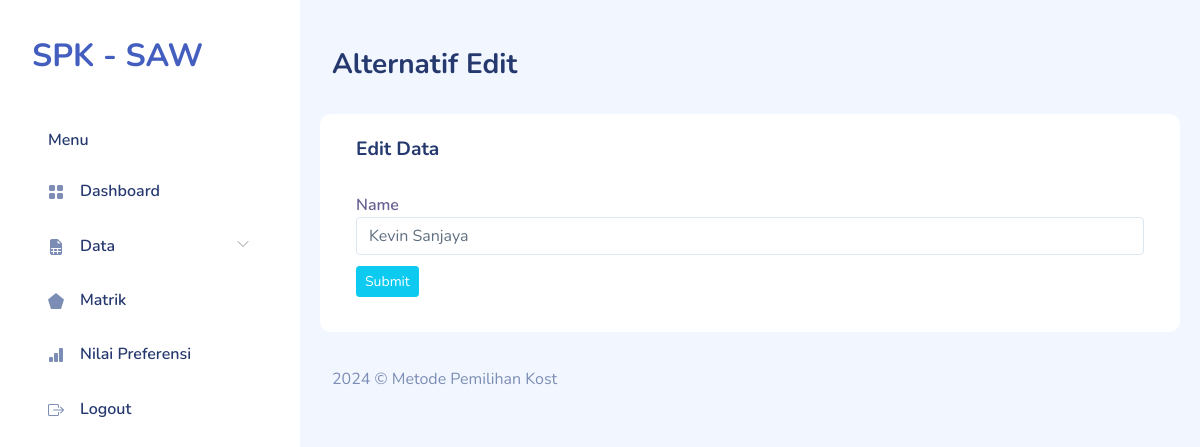
Page /alternatif-edit.php?id=1 (signed in) on the earlier database version.
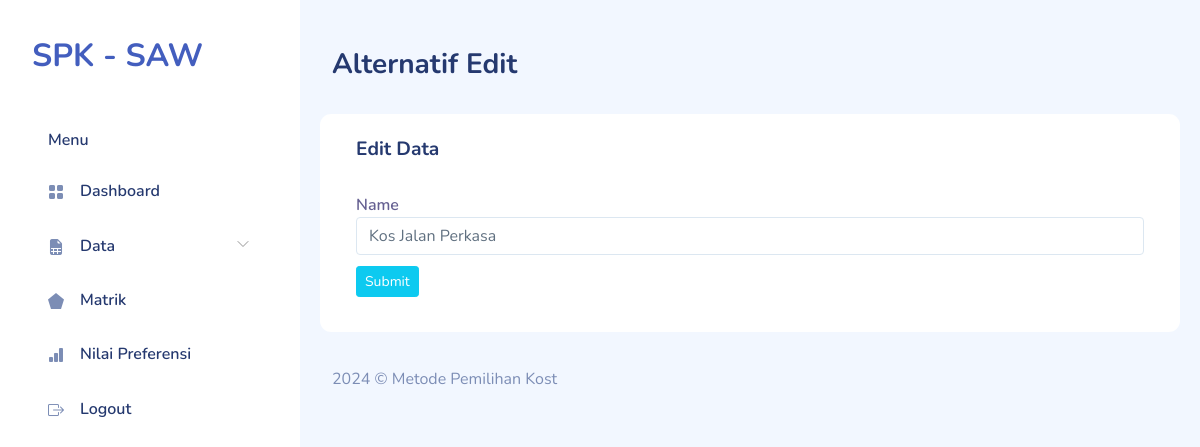
Same page on the later database version.
### tables this page shows
CREATE TABLE `saw_alternatives` (
  `id_alternative` smallint(5) UNSIGNED NOT NULL,
  `name` varchar(30) NOT NULL
);

### alternatif-edit.php (the view, shortened to what this page needs)
<?php
require "include/conn.php";
$id = $_GET['id'];
$sql = "SELECT * FROM saw_alternatives WHERE id_alternative = '$id' ";
$result = $db->query($sql);
$row = $result->fetch_array();
?>
<!DOCTYPE html>
<html lang="en">
    <?php require "layout/head.php";?>
    <body>
        <div id="app">
            <?php require "layout/sidebar.php";?>
            <div id="main">
                <div class="page-heading">
                    <h3>Alternatif Edit</h3>
                </div>
                <div class="page-content">
                    <section class="row">
                    <div class="card">
                        <div class="card-header">
                            <h4 class="card-title">Edit Data</h4>
                        </div>
                        <div class="card-body">
                            <div class="row">
                                <div class="col">
                                    <form action="alternatif-edit-act.php" method="POST">
                                    <div class="form-group">
                                        <label for="basicInput">Name</label>
                                        <input type="text" class="form-control" name="name" value="<?=$row['name'];?>">
                                    </div>
                                    <div class="form-group">
                                        <input type="submit" class="btn btn-info btn-sm">
                                    </div>
                                    </form>
                                </div>
                            </div>
                        </div>
                    </div>
                    </section>
                </div>
                <?php require "layout/footer.php";?>
            </div>
        </div>
    </body>
</html>

Differences in the rows shown:
changed saw_alternatives: name "Kevin Sanjaya" → "Kos Jalan Perkasa"
